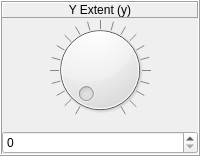
             <widget class="QFrame" name="frame_Y_Extent">
              <property name="sizePolicy">
               <sizepolicy hsizetype="Preferred" vsizetype="Preferred">
                <horstretch>0</horstretch>
                <verstretch>0</verstretch>
               </sizepolicy>
              </property>
              <property name="minimumSize">
               <size>
                <width>50</width>
                <height>100</height>
               </size>
              </property>
              <property name="frameShape">
               <enum>QFrame::Box</enum>
              </property>
              <property name="frameShadow">
               <enum>QFrame::Raised</enum>
              </property>
              <layout class="QVBoxLayout" name="verticalLayout_30">
               <property name="spacing">
                <number>2</number>
               </property>
               <property name="sizeConstraint">
                <enum>QLayout::SetMaximumSize</enum>
               </property>
               <property name="leftMargin">
                <number>0</number>
               </property>
               <property name="topMargin">
                <number>0</number>
               </property>
               <property name="rightMargin">
                <number>0</number>
               </property>
               <property name="bottomMargin">
                <number>0</number>
               </property>
               <item>
                <widget class="QFrame" name="frame_Label_Y_Extent">
                 <property name="frameShape">
                  <enum>QFrame::NoFrame</enum>
                 </property>
                 <property name="frameShadow">
                  <enum>QFrame::Raised</enum>
                 </property>
                 <layout class="QVBoxLayout" name="verticalLayout_31">
                  <property name="leftMargin">
                   <number>0</number>
                  </property>
                  <property name="topMargin">
                   <number>0</number>
                  </property>
                  <property name="rightMargin">
                   <number>0</number>
                  </property>
                  <property name="bottomMargin">
                   <number>0</number>
                  </property>
                  <item>
                   <widget class="QLabel" name="label_Y_Extent">
                    <property name="font">
                     <font>
                      <pointsize>9</pointsize>
                     </font>
                    </property>
                    <property name="autoFillBackground">
                     <bool>false</bool>
                    </property>
                    <property name="frameShape">
                     <enum>QFrame::Panel</enum>
                    </property>
                    <property name="frameShadow">
                     <enum>QFrame::Raised</enum>
                    </property>
                    <property name="text">
                     <string>Y Extent (y)</string>
                    </property>
                    <property name="alignment">
                     <set>Qt::AlignCenter</set>
                    </property>
                   </widget>
                  </item>
                 </layout>
                </widget>
               </item>
               <item>
                <widget class="QFrame" name="frame_Dial_Y_Extent">
                 <property name="sizePolicy">
                  <sizepolicy hsizetype="Preferred" vsizetype="Preferred">
                   <horstretch>0</horstretch>
                   <verstretch>0</verstretch>
                  </sizepolicy>
                 </property>
                 <property name="frameShape">
                  <enum>QFrame::NoFrame</enum>
                 </property>
                 <property name="frameShadow">
                  <enum>QFrame::Raised</enum>
                 </property>
                 <layout class="QVBoxLayout" name="verticalLayout_32">
                  <property name="leftMargin">
                   <number>0</number>
                  </property>
                  <property name="topMargin">
                   <number>0</number>
                  </property>
                  <property name="rightMargin">
                   <number>0</number>
                  </property>
                  <item>
                   <widget class="QDial" name="dial_Y_Extent">
                    <property name="sizePolicy">
                     <sizepolicy hsizetype="Preferred" vsizetype="Preferred">
                      <horstretch>0</horstretch>
                      <verstretch>0</verstretch>
                     </sizepolicy>
                    </property>
                    <property name="cursor">
                     <cursorShape>OpenHandCursor</cursorShape>
                    </property>
                    <property name="minimum">
                     <number>0</number>
                    </property>
                    <property name="maximum">
                     <number>2000</number>
                    </property>
                    <property name="singleStep">
                     <number>1</number>
                    </property>
                    <property name="pageStep">
                     <number>10</number>
                    </property>
                    <property name="value">
                     <number>0</number>
                    </property>
                    <property name="tracking">
                     <bool>true</bool>
                    </property>
                    <property name="orientation">
                     <enum>Qt::Horizontal</enum>
                    </property>
                    <property name="invertedAppearance">
                     <bool>false</bool>
                    </property>
                    <property name="invertedControls">
                     <bool>false</bool>
                    </property>
                    <property name="wrapping">
                     <bool>false</bool>
                    </property>
                    <property name="notchTarget">
                     <double>50.000000000000000</double>
                    </property>
                    <property name="notchesVisible">
                     <bool>true</bool>
                    </property>
                   </widget>
                  </item>
                 </layout>
                </widget>
               </item>
               <item>
                <widget class="QDoubleSpinBox" name="doubleSpinBox_Y_Extent">
                 <property name="sizePolicy">
                  <sizepolicy hsizetype="Preferred" vsizetype="Preferred">
                   <horstretch>0</horstretch>
                   <verstretch>0</verstretch>
                  </sizepolicy>
                 </property>
                 <property name="font">
                  <font>
                   <pointsize>9</pointsize>
                  </font>
                 </property>
                 <property name="wrapping">
                  <bool>false</bool>
                 </property>
                 <property name="frame">
                  <bool>true</bool>
                 </property>
                 <property name="buttonSymbols">
                  <enum>QAbstractSpinBox::UpDownArrows</enum>
                 </property>
                 <property name="accelerated">
                  <bool>true</bool>
                 </property>
                 <property name="keyboardTracking">
                  <bool>true</bool>
                 </property>
                 <property name="showGroupSeparator" stdset="0">
                  <bool>false</bool>
                 </property>
                 <property name="decimals">
                  <number>0</number>
                 </property>
                 <property name="minimum">
                  <double>0.000000000000000</double>
                 </property>
                 <property name="maximum">
                  <double>2000.000000000000000</double>
                 </property>
                 <property name="singleStep">
                  <double>1.000000000000000</double>
                 </property>
                 <property name="value">
                  <double>0.000000000000000</double>
                 </property>
                </widget>
               </item>
              </layout>
             </widget>
